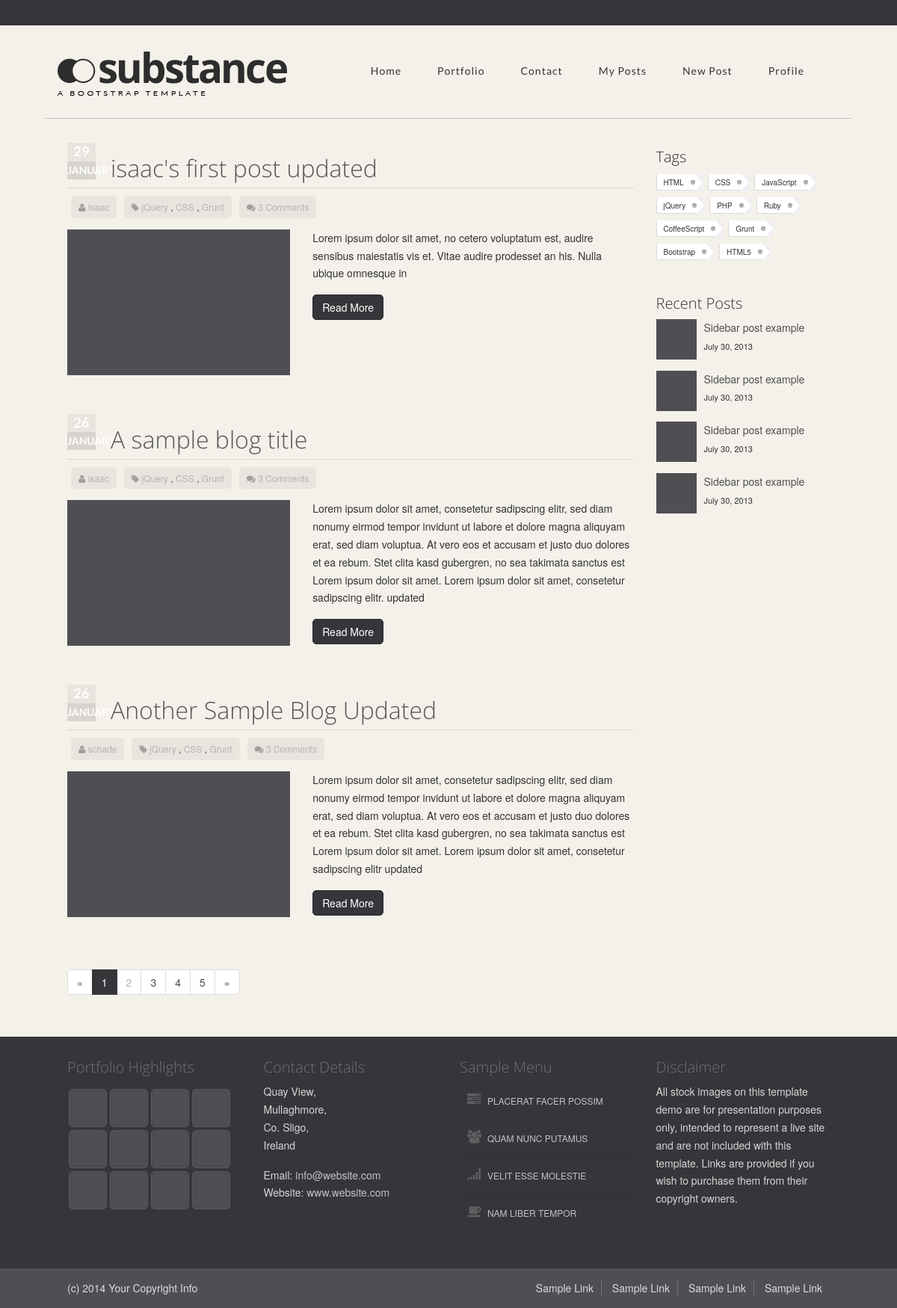
The app's page / (signed in) with its own data.
### blog/models.py (models this page shows, shortened)
class Post(models.Model):
    title = models.CharField(max_length=100)
    content = models.TextField()
    author = models.ForeignKey(User, on_delete=models.CASCADE)
    date_posted = models.DateTimeField(default=timezone.now)

### blog/views.py (the view)
# urls.py: path('', views.index, name="index"),
@login_required
def index(request):
    posts = Post.objects.all().order_by('-date_posted')
    context = {
        'posts': posts,
    }
    return render(request, "index.html", context)

### blog/templates/index.html (shortened to what this page needs)
{% extends 'base.html' %}
{% load static %}
{% block content %}
    <div id="content" class="container">
        <div class="row margin-vert-30">
            <div class="col-md-9">
                {% for post in posts %}
                <div class="blog-post padding-bottom-20 animate fadeInUp">
                    <div class="blog-item-header">
                        <div class="blog-post-date pull-left">
                            <span class="day">{{ post.date_posted|date:"d" }}</span>
                            <span class="month">{{ post.date_posted|date:"F" }}</span>
                        </div>
                        <h2><a href="{% url 'post_detail' post.id %}">{{ post.title }}</a></h2>
                    </div>
                    <div class="blog-post-details">
                        <div class="blog-post-details-item blog-post-details-item-left user-icon">
                            <i class="fa fa-user"></i>
                            <a href="#">{{ post.author }}</a>
                        </div>
                        <div class="blog-post-details-item blog-post-details-item-left blog-post-details-tags tags-icon">
                            <i class="fa fa-tag"></i>
                            <a href="#">jQuery</a> ,
                            <a href="#">CSS</a> ,
                            <a href="#">Grunt</a>
                        </div>
                        <div
                            class="blog-post-details-item blog-post-details-item-left blog-post-details-item-last comments-icon">
                            <a href="#">
                                <i class="fa fa-comments"></i>
                                3 Comments
                            </a>
                        </div>
                    </div>
                    <div class="blog">
                        <div class="clearfix"></div>
                        <div class="blog-post-body row margin-top-15">
                            <div class="col-md-5">
                                <img class="pull-left" src="{% static 'assets/img/blog/image1.jpg' %}" alt="thumb1">
                            </div>
                            <div class="col-md-7">
                                <p>{{ post.content }}</p>
                                <a href="{% url 'post_detail' post.id %}" class="btn btn-primary">
                                    Read More
                                </a>
                            </div>
                        </div>
                    </div>
                </div>
                {% endfor %}
                <ul class="pagination">
                    <li><a href="#">&laquo;</a></li>
                    <li class="active"><a href="#">1</a></li>
                    <li class="disabled"><a href="#">2</a></li>
                    <li><a href="#">3</a></li>
                    <li><a href="#">4</a></li>
                    <li><a href="#">5</a></li>
                    <li><a href="#">&raquo;</a></li>
                </ul>
            </div>
            <div class="col-md-3">
                <div class="blog-tags">
                    <h3>Tags</h3>
                    <ul class="blog-tags">
                        <li><a href="#" class="blog-tag">HTML</a></li>
                        <li><a href="#" class="blog-tag">CSS</a></li>
                        <li><a href="#" class="blog-tag">JavaScript</a></li>
                        <li><a href="#" class="blog-tag">jQuery</a></li>
                        <li><a href="#" class="blog-tag">PHP</a></li>
                        <li><a href="#" class="blog-tag">Ruby</a></li>
                        <li><a href="#" class="blog-tag">CoffeeScript</a></li>
                        <li><a href="#" class="blog-tag">Grunt</a></li>
                        <li><a href="#" class="blog-tag">Bootstrap</a></li>
                        <li><a href="#" class="blog-tag">HTML5</a></li>
                    </ul>			</div>
                    <div class="recent-posts">
                        <h3>Recent Posts</h3>
                        <ul class="posts-list margin-top-10">
                            <li>
                                <div class="recent-post">
                                    <a href="#">
                                        <img class="pull-left" src="{% static 'assets/img/blog/thumbs/thumb1.jpg' %}" alt="thumb1">
                                    </a>
                                    <a href="#" class="posts-list-title">Sidebar post example </a>
                                    <br>
                                    <span class="recent-post-date">
                                    July 30, 2013
                                    </span>
                                </div>
                            </li>
                            <li>
                                <div class="recent-post">
                                    <a href="#">
                                        <img class="pull-left" src="{% static 'assets/img/blog/thumbs/thumb2.jpg' %}" alt="thumb2">
                                    </a>
                                    <a href="#" class="posts-list-title">Sidebar post example </a>
                                    <br>
                                    <span class="recent-post-date">
                                    July 30, 2013
                                    </span>
                                </div>
                            </li>
                            <li>
                                <div class="recent-post">
                                    <a href="#">
                                        <img class="pull-left" src="{% static 'assets/img/blog/thumbs/thumb3.jpg' %}" alt="thumb3">
                                    </a>
                                    <a href="#" class="posts-list-title">Sidebar post example </a>
                                    <br>
                                    <span class="recent-post-date">
                                    July 30, 2013
                                    </span>
                                </div>
                            </li>
                            <li>
                                <div class="recent-post">
                                    <a href="#">
                                        <img class="pull-left" src="{% static 'assets/img/blog/thumbs/thumb4.jpg' %}" alt="thumb4">
                                    </a>
                                    <a href="#" class="posts-list-title">Sidebar post example </a>
                                    <br>
                                    <span class="recent-post-date">
                                    July 30, 2013
                                    </span>
                                </div>
                            </li>
                        </ul>			</div>
                    </div>
                </div>
            </div>
{% endblock content %}

### templates/base.html (shortened to what this page needs)
{% load static %}
{% load crispy_forms_tags %}
<!DOCTYPE html>
 <html lang="en">
<head>
	<link rel="stylesheet" href="{% static 'assets/css/bootstrap.css' %}" rel="stylesheet">
	<link rel="stylesheet" href="{% static 'assets/css/animate.css' %}" rel="stylesheet">
	<link rel="stylesheet" href="{% static 'assets/css/font-awesome.css' %}" rel="stylesheet">
	<link rel="stylesheet" href="{% static 'assets/css/nexus.css' %}" rel="stylesheet">
	<link rel="stylesheet" href="{% static 'assets/css/responsive.css' %}" rel="stylesheet">
	<link rel="stylesheet" href="{% static 'assets/css/custom.css' %}" rel="stylesheet">
</head>
<body>
	<div id="pre_header" class="visible-lg"></div>
	<div id="header" class="container">
		<div class="row">
			<div class="logo">
				<a href="#" title="">
					<img src="{% static 'assets/img/logo.png' %}" alt="Logo" />
				</a>
			</div>
			<div class="col-md-12 margin-top-30">
				<div id="hornav" class="pull-right visible-lg">
					<ul class="nav navbar-nav">
						<li><a href="{% url 'index' %}">Home</a></li>
						<li><span>Portfolio</span></li>
						<li><span>Contact</span></li>
						{% if user.is_authenticated %}
							<li><a href="{% url 'my_posts' %}">My Posts</a></li>
							<li><a href="{% url 'create_post' %}">New Post</a></li>
							<li><span>Profile</span>
							</li>
						{% else %}
							<li><a href="{% url 'login' %}">Login</a></li>
						{% endif %}
					</ul>
                </div>
			</div>
		</div>
	</div>
		{% block content %}
        {% endblock content %}
		<div id="base">
			<div class="container padding-vert-30">
				<div class="row">
					<div class="col-md-3 margin-bottom-20">
						<h3 class="margin-bottom-10">Portfolio Highlights</h3>
						<div class="thumbs-gallery">
							<a class="thumbBox" rel="lightbox-thumbs" href="{% static 'assets/img/thumbsgallery/image1.jpg' %}">
								<img src="{% static 'assets/img/thumbsgallery/thumbs/image1.jpg' %}" alt="image1.jpg">
							</a>
							<a class="thumbBox" rel="lightbox-thumbs" href="{% static 'assets/img/thumbsgallery/image2.jpg' %}">
								<img src="{% static 'assets/img/thumbsgallery/thumbs/image2.jpg' %}" alt="image2.jpg">
							</a>
							<a class="thumbBox" rel="lightbox-thumbs" href="{% static 'assets/img/thumbsgallery/image3.jpg' %}">
								<img src="{% static 'assets/img/thumbsgallery/thumbs/image3.jpg' %}" alt="image3.jpg">
							</a>
							<a class="thumbBox" rel="lightbox-thumbs" href="{% static 'assets/img/thumbsgallery/image4.jpg' %}">
								<img src="{% static 'assets/img/thumbsgallery/thumbs/image4.jpg' %}" alt="image4.jpg">
							</a>
							<a class="thumbBox" rel="lightbox-thumbs" href="{% static 'assets/img/thumbsgallery/image6.jpg' %}">
								<img src="{% static 'assets/img/thumbsgallery/thumbs/image6.jpg' %}" alt="image6.jpg">
							</a>
							<a class="thumbBox" rel="lightbox-thumbs" href="{% static 'assets/img/thumbsgallery/image7.jpg' %}">
								<img src="{% static 'assets/img/thumbsgallery/thumbs/image7.jpg' %}" alt="image7.jpg">
							</a>
							<a class="thumbBox" rel="lightbox-thumbs" href="{% static 'assets/img/thumbsgallery/image8.jpg' %}">
								<img src="{% static 'assets/img/thumbsgallery/thumbs/image8.jpg' %}" alt="image8.jpg">
							</a>
							<a class="thumbBox" rel="lightbox-thumbs" href="{% static 'assets/img/thumbsgallery/image9.jpg' %}">
								<img src="{% static 'assets/img/thumbsgallery/thumbs/image9.jpg' %}" alt="image9.jpg">
							</a>
							<a class="thumbBox" rel="lightbox-thumbs" href="{% static 'assets/img/thumbsgallery/image92.jpg' %}">
								<img src="{% static 'assets/img/thumbsgallery/thumbs/image92.jpg' %}" alt="image92.jpg">
							</a>
							<a class="thumbBox" rel="lightbox-thumbs" href="{% static 'assets/img/thumbsgallery/image94.jpg' %}">
								<img src="{% static 'assets/img/thumbsgallery/thumbs/image94.jpg' %}" alt="image94.jpg">
							</a>
							<a class="thumbBox" rel="lightbox-thumbs" href="{% static 'assets/img/thumbsgallery/image95.jpg' %}">
								<img src="{% static 'assets/img/thumbsgallery/thumbs/image95.jpg' %}" alt="image95.jpg">
							</a>
							<a class="thumbBox" rel="lightbox-thumbs" href="{% static 'assets/img/thumbsgallery/image96.jpg' %}">
								<img src="{% static 'assets/img/thumbsgallery/thumbs/image96.jpg' %}" alt="image96.jpg">
							</a>
							</div>			<div class="clearfix"></div>
						</div>
						<div class="col-md-3 margin-bottom-20">
							<h3 class="margin-bottom-10">Contact Details</h3>
							<p>Quay View,<br />
							Mullaghmore,<br />
							Co. Sligo,<br />
							Ireland</p>
							<p>Email: <a href="mailto:info@website.com">info@website.com</a><br />
							Website: <a href="http://www.website.com/">www.website.com</a></p>
						</div>
						<div class="col-md-3 margin-bottom-20" >
							<h3 class="margin-bottom-10">Sample Menu</h3>
							<ul class="menu">
								<li>
									<a class="fa-tasks" href="#" >Placerat facer possim</a>
								</li>
								<li>
									<a class="fa-users" href="#" >Quam nunc putamus</a>
								</li>
								<li>
									<a class="fa-signal" href="#" >Velit esse molestie</a>
								</li>
								<li>
									<a class="fa-coffee" href="#">Nam liber tempor</a>
								</li>
							</ul>
						</div>
						<div class="col-md-3 margin-bottom-20">
							<h3 class="margin-bottom-10">Disclaimer</h3>
							<p>All stock images on this template demo are for presentation purposes only, intended to represent a live site and are not included with this template. Links are provided if you wish to purchase them from their copyright owners.</p>
						</div>
						<div class="clearfix"></div>
					</div>
				</div>
			</div>
			<div id="footer">
				<div class="container">
					<div class="row">
						<div id="copyright" class="col-md-4">
							<p>(c) 2014 Your Copyright Info</p>
						</div>
						<div id="footermenu" class="col-md-8">
							<ul class="list-unstyled list-inline pull-right">
								<li>
									<a href="#" target="_blank" >Sample Link</a>
								</li>
								<li>
									<a href="#" target="_blank" >Sample Link</a>
								</li>
								<li>
									<a href="#" target="_blank" >Sample Link</a>
								</li>
								<li>
									<a href="#" target="_blank" >Sample Link</a>
								</li>
							</ul>
						</div>
					</div>
				</div>
			</div>
</body>
</html>

### records on screen
Post: date_posted "29", date_posted "JANUARY", title "isaac's first post updated", author "isaac", content "Lorem ipsum dolor sit amet, no cetero voluptatum est, audire sensibus maiestatis vis et. Vitae audire prodesset an his. Nulla ubique omnesque in"
Post: date_posted "26", date_posted "JANUARY", title "A sample blog title", author "isaac", content "Lorem ipsum dolor sit amet, consetetur sadipscing elitr, sed diam nonumy eirmod tempor invidunt ut labore et dolore magna aliquyam erat, sed diam voluptua. At vero eos et accusam et justo duo dolores et ea rebum. Stet clita kasd gubergren, no sea takimata sanctus est Lorem ipsum dolor sit amet. Lorem ipsum dolor sit amet, consetetur sadipscing elitr. updated"
Post: date_posted "26", date_posted "JANUARY", title "Another Sample Blog Updated", author "schade", content "Lorem ipsum dolor sit amet, consetetur sadipscing elitr, sed diam nonumy eirmod tempor invidunt ut labore et dolore magna aliquyam erat, sed diam voluptua. At vero eos et accusam et justo duo dolores et ea rebum. Stet clita kasd gubergren, no sea takimata sanctus est Lorem ipsum dolor sit amet. Lorem ipsum dolor sit amet, consetetur sadipscing elitr updated"
